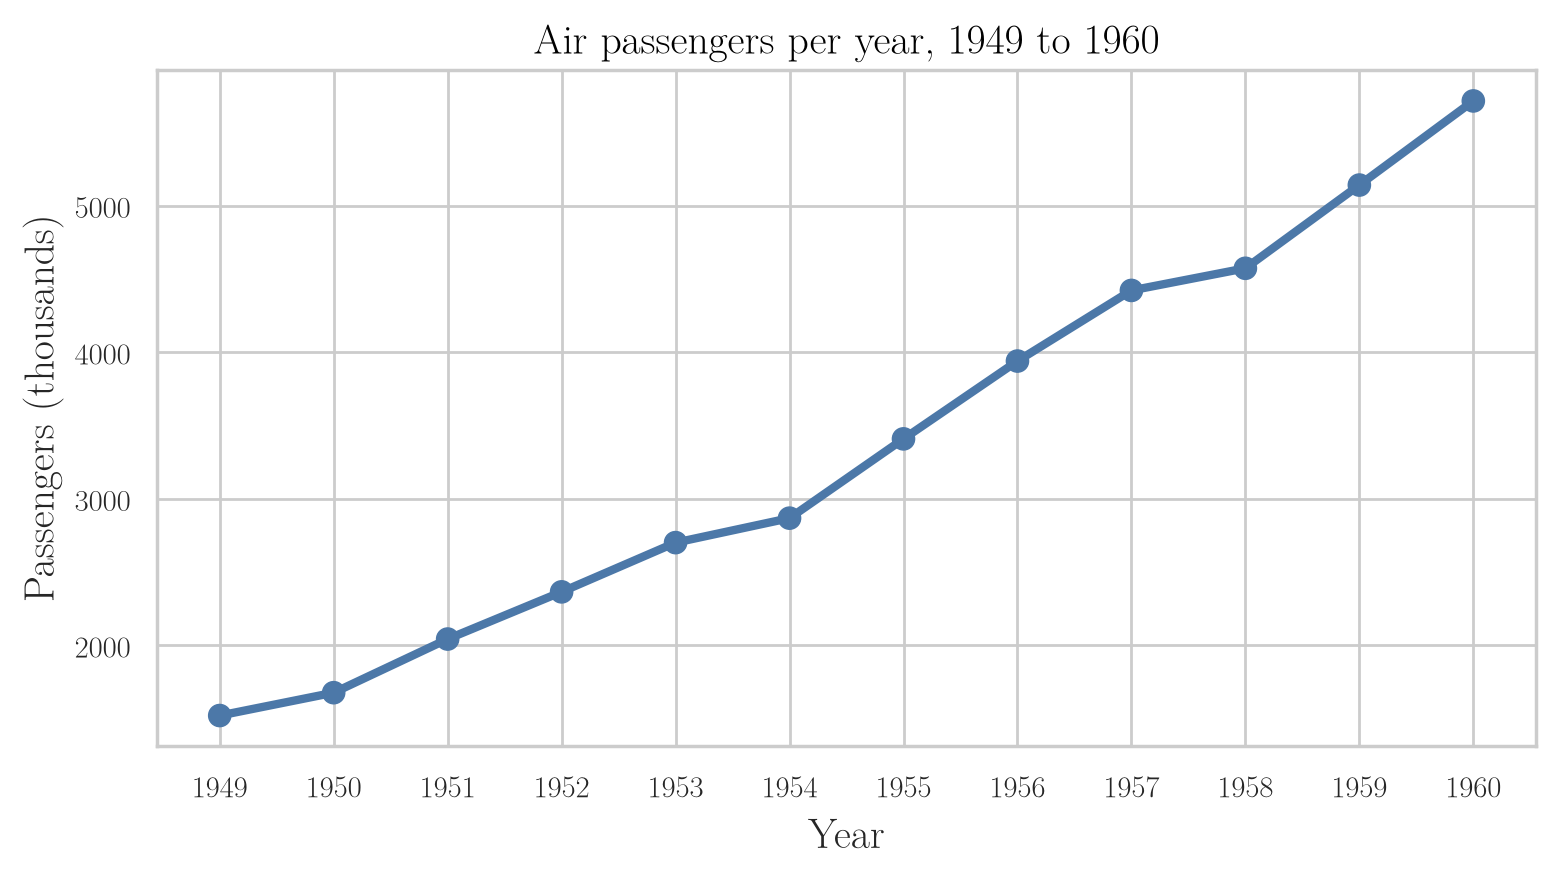

The Python source for this figure:
"""Flights: total passengers per year (groupby year, sum), drawn as a line plot."""
import seaborn.objects as so
from common import load, save_so, THEME, BLUE

yearly = load("flights").groupby("year", as_index=False)["passengers"].sum()
plot = (
    so.Plot(yearly, x="year", y="passengers")
    .add(so.Line(color=BLUE, linewidth=3))
    .add(so.Dot(color=BLUE, pointsize=8))
    .scale(x=so.Continuous().tick(every=1))
    .label(x="Year", y="Passengers (thousands)", title="Air passengers per year, 1949 to 1960")
    .layout(size=(8, 4.6))
    .theme(THEME)
)
save_so(plot, "line_flights")
